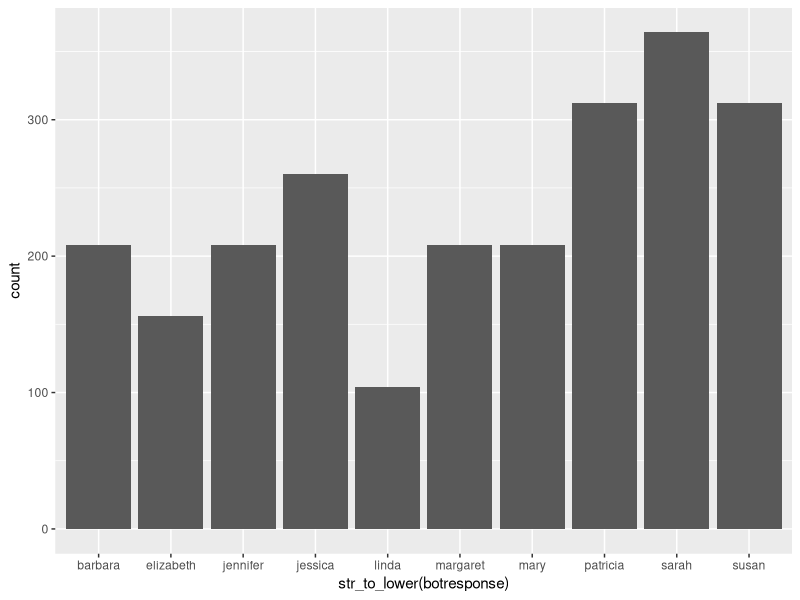
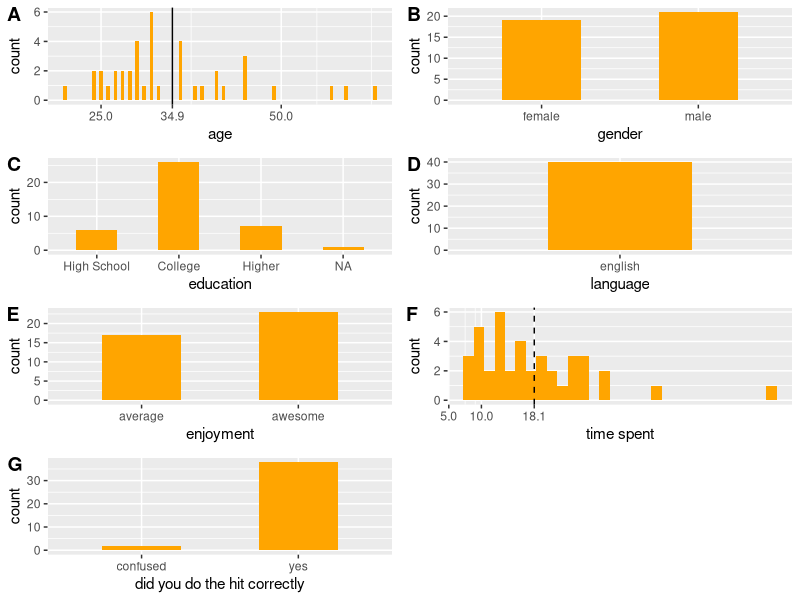
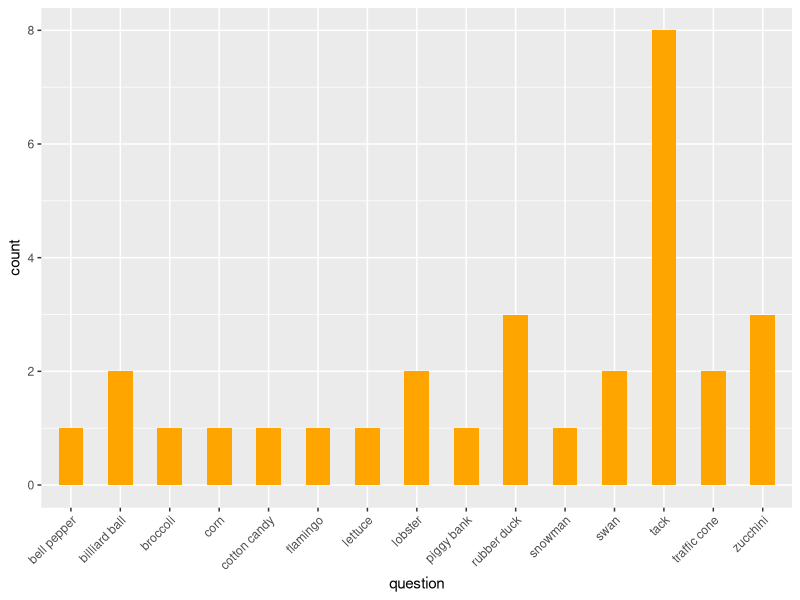
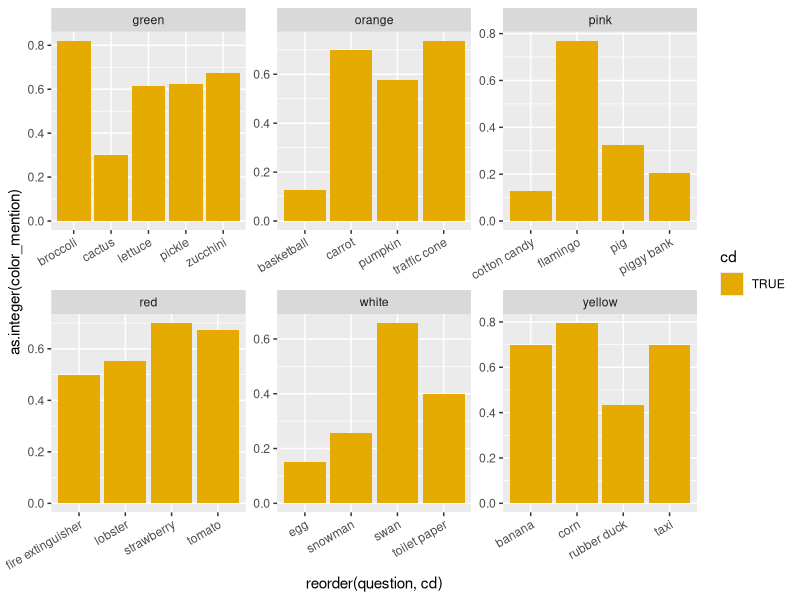
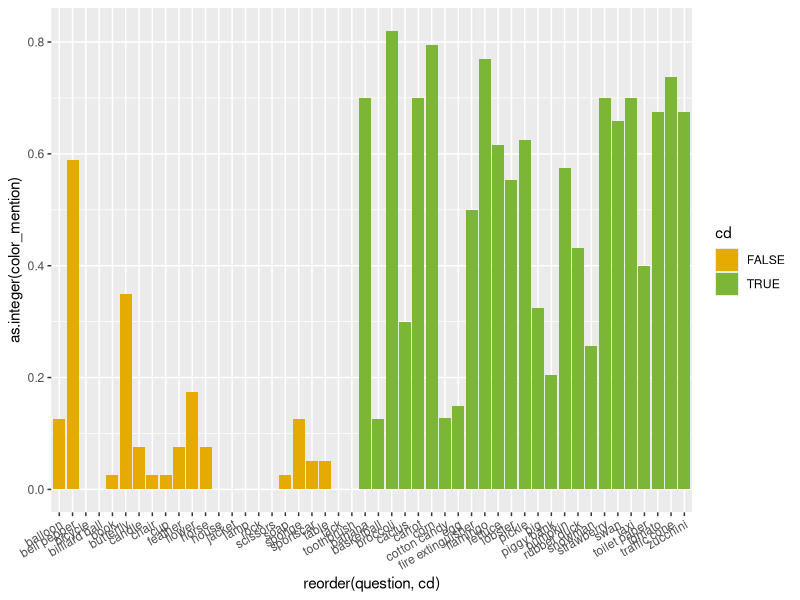

Reproduce these figures in R, in order.
## ---- chunk 1
knitr::opts_chunk$set(echo = TRUE)
## ---- chunk 2
library(cowplot)
library(tidyverse)
library(here)

df_import = read_csv(here("data","01_norming","02_main","01_ListFeature-norming","data.csv")) %>% 
  # exclude test
  # weird filter property that it will exclude NAs
  filter(is.na(comments) | comments != "TEST")
## ---- chunk 3
ggplot(df_import,aes(x=str_to_lower(botresponse))) +
  geom_histogram(stat="count")
## ---- chunk 4

df_clean = df_import %>% 
  # exclude multiple submissions
  arrange(startTime) %>% 
  distinct(anon_worker_id,trial_number, .keep_all = TRUE) %>% 
  # exclude participants who didn't answer the bot task (probably bots which hacked javascript code), if necessary
  # filter(botresponse=="") %>% 
  # exclude participants who didn't pass control objects (nonce words)
  mutate(control = ifelse((question == "wobs" | question == "ebbler" | question == "briggle" | question == "florbs"),T,F)) %>%  
  mutate(correct_controls = ifelse(control & obj_unknown,T,F)) %>% 
  group_by(anon_worker_id) %>% 
  mutate(pass_controls = ifelse(sum(correct_controls)<2,F,T)) %>% 
  filter(pass_controls) %>% 
  ungroup()

# number of participants before exclusion (24)
length(unique(df_import$anon_worker_id))
# number of participants after exclusion (24)
length(unique(df_clean$anon_worker_id))


df = df_clean %>%
  filter(!control) %>% 
  select(feature1,feature2,feature3,obj_unknown,question,anon_worker_id) %>% 
  mutate_at(vars(feature1,feature2,feature3),funs(str_to_lower(.)))
## ---- chunk 5
# other info
engl_spellings = c("english", "englis", "eng")

df_subj = df_clean %>% 
  select(age,gender,education,languages,enjoyment,timeSpent,HitCorrect,comments,anon_worker_id) %>% 
  distinct() %>% 
  mutate_at(vars(languages), funs(str_to_lower(.))) %>% 
  mutate_at(vars(languages), funs(ifelse(. %in% engl_spellings, "english", .))) %>% 
  mutate(lang=ifelse(languages == "english","english","other")) %>% 
  mutate_at(vars(age), funs(as.integer(.))) %>% 
  mutate_at(vars(enjoyment), 
            funs(ifelse(.==1,"average",
                        ifelse(.==2,"awesome","other")))) %>% 
  mutate_at(vars(HitCorrect),
            funs(ifelse(HitCorrect==0,"no",
                        ifelse(HitCorrect==404,"confused","yes")))) %>% 
  mutate(edu = ifelse(str_detect(education,"high_school"),"High School",
                      ifelse(str_detect(education,"college"),"College","Higher"))) %>% 
  mutate_at(vars(edu), funs(fct_relevel(.,"High School", "College", "Higher")))


mean_age = round(mean(df_subj$age),digits = 1)
p_age = ggplot(df_subj,aes(x=age)) +
  geom_bar(width = .5,
           fill = "orange") +
  geom_vline(xintercept= mean_age) +
  scale_x_continuous(breaks=c(25,50,75,mean_age))

p_gen = ggplot(df_subj,aes(x=gender)) +
  geom_bar(width = .5,
           fill = "orange")

p_edu = ggplot(df_subj,aes(x=edu)) +
  geom_bar(width = .5,
           fill = "orange") +
  xlab("education")
  # theme(axis.text.x = element_text(angle = 25, hjust = 1))

p_lang = ggplot(df_subj,aes(x=lang)) +
  geom_bar(width = .5,
           fill = "orange") +
  xlab("language")
  # theme(axis.text.x = element_text(angle=45,hjust=1))

p_enj = ggplot(df_subj,aes(x=enjoyment)) +
  geom_bar(width = .5,
           fill = "orange")

mean_time = round(mean(df_subj$timeSpent), digits = 1)
mean_time_nooutliers = round(
  mean(
    df_subj[df_subj$timeSpent <= (mean_time + sd(mean_time)),]$timeSpent
  ), digits = 1)
p_time = ggplot(df_subj,aes(x=timeSpent)) +
  geom_histogram(fill = "orange") +
  geom_vline(xintercept=mean_time_nooutliers) +
  geom_vline(xintercept=mean_time,linetype="dashed") +
  scale_x_continuous(breaks=c(mean_time_nooutliers,mean_time,floor(0),floor(5),floor(10))) +
  xlab("time spent")

p_HitCorrect = ggplot(df_subj,aes(x=HitCorrect)) +
  geom_bar(width = .5,
           fill = "orange") +
  xlab("did you do the hit correctly")

plot_grid(p_age,p_gen,p_edu,p_lang,p_enj,p_time,p_HitCorrect, labels = "AUTO", ncol = 2, align = 'v')

# unique(df_subj$comments)

## ---- chunk 6
ggplot(df[df$obj_unknown==TRUE,],aes(x=question)) +
  geom_bar(width = 0.5,
           fill = "orange") +
  theme(axis.text.x = element_text(angle=45,hjust=1))
## ---- chunk 7

# misspellings
yellow = c("hellow")

color_list = c("color", "colorful", "brown", "green", "orange", "pink", "red", "white", "yellow")

white = c("snowman", "swan", "toilet paper", "egg")
orange = c("basketball", "pumpkin", "carrot", "traffic cone")
pink = c("flamingo", "piggy bank", "cotton candy", "pig")
yellow = c("banana", "taxi", "corn", "rubber duck")
red = c("tomato", "lobster", "strawberry", "fire extinguisher")
green = c("broccoli", "lettuce", "zucchini", "cactus", "pickle")

cd_list = c("snowman",
	"swan",
	"toilet paper",
	"egg",
	"basketball",
	"pumpkin",
	"carrot",
	"traffic cone",
	"flamingo",
	"piggy bank",
	"cotton candy",
	"pig",
	"banana",
	"taxi",
	"corn",
	"rubber duck",
	"tomato",
	"lobster",
	"strawberry",
	"fire extinguisher",
	"broccoli",
	"lettuce",
	"zucchini",
	"cactus",
	"pickle")

df_cat = df %>%
  filter(obj_unknown==FALSE) %>% 
  # mutate(f1_cat = ifelse(sum(str_detect(feature1,color_list)) >= 1, T, F)) %>% 
  mutate(color = case_when(question %in% white ~ "white",
                           question %in% orange ~ "orange",
                           question %in% pink ~ "pink",
                           question %in% yellow ~ "yellow",
                           question %in% red ~ "red",
                           question %in% green ~ "green", 
                           TRUE ~ "non-cd")) %>% 
  mutate(f1_cat = ifelse(feature1 %in% color_list, T, F)) %>% 
  mutate(f2_cat = ifelse(feature2 %in% color_list, T, F)) %>% 
  mutate(f3_cat = ifelse(feature3 %in% color_list, T, F)) %>% 
  mutate(cd = ifelse(question %in% cd_list, T, F))

## ---- chunk 8
df_plot = df_cat %>% 
  select(-obj_unknown) %>% 
  gather(feature_pos,color_mention,f1_cat,f2_cat,f3_cat) %>% 
  # group_by(feature_pos,question,pilot,cd) %>% 
  # summarize(colorRatio = mean(color)) %>% 
  # ungroup() %>% 
  filter(feature_pos=="f1_cat")

ggplot(df_plot[df_plot$cd==T,],aes(x=reorder(question,cd), y=as.integer(color_mention), fill=cd)) +
  facet_wrap(vars(color), scale="free") +
  stat_summary(fun.y = "mean",
               geom = "bar") +
  stat_summary(fun.data = "mean_cl_boot",
               geom = "linerange",
               color = "darkgrey") +
  # geom_bar(width = .7, 
  #          position = "dodge", 
  #          stat = "identity") +
  theme(axis.text.x = element_text(angle = 30, hjust=1)) +
  # theme(legend.position = "none") +
  scale_fill_manual(values=c("#E6AB02", "#7CB637"))

ggplot(df_plot,aes(x=reorder(question,cd), y=as.integer(color_mention), fill=cd)) +
  stat_summary(fun.y = "mean",
               geom = "bar") +
  stat_summary(fun.data = "mean_cl_boot",
               geom = "linerange",
               color = "darkgrey") +
  # geom_bar(width = .7, 
  #          position = "dodge", 
  #          stat = "identity") +
  theme(axis.text.x = element_text(angle = 30, hjust=1)) +
  # theme(legend.position = "none") +
  scale_fill_manual(values=c("#E6AB02", "#7CB637"))
